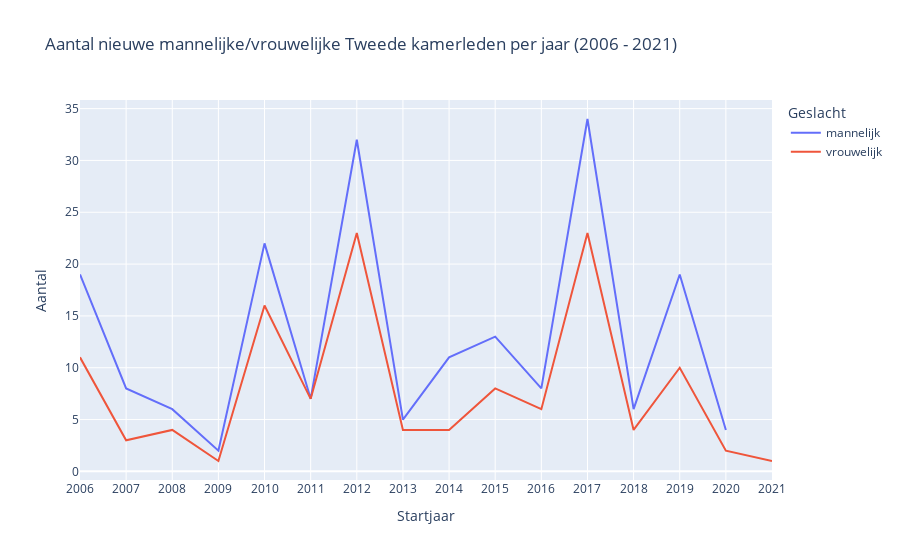

This figure's notebook cell:
### Markdown cell above
## Figuur 6

### Code cell
'''Aantal nieuwe mannelijke/vrouwelijke Tweede kamerleden per jaar'''
tab = df.groupby(['Startjaar','Geslacht'])['Lid'].count().unstack()
fig = px.line(tab, title = 'Aantal nieuwe mannelijke/vrouwelijke Tweede kamerleden per jaar (%d - 2021)'%vanaf)
fig.update_layout(yaxis_title='Aantal', xaxis=dict(tickmode='array', tickvals=tab.index))
fig.show()
tab.head()

### Figure 1 — Plotly figure (JSON) as saved in the notebook; plotly's stock layout.template omitted (floating-point values rounded to 4 significant figures)
{"data": [{"hovertemplate": "Geslacht=mannelijk<br>Startjaar=%{x}<br>value=%{y}<extra></extra>", "legendgroup": "mannelijk", "line": {"color": "#636efa", "dash": "solid"}, "mode": "lines", "name": "mannelijk", "orientation": "v", "showlegend": true, "type": "scatter", "x": [2006, 2007, 2008, 2009, 2010, 2011, 2012, 2013, 2014, 2015, 2016, 2017, 2018, 2019, 2020, 2021], "xaxis": "x", "y": [19, 8, 6, 2, 22, 7, 32, 5, 11, 13, 8, 34, 6, 19, 4, null], "yaxis": "y"}, {"hovertemplate": "Geslacht=vrouwelijk<br>Startjaar=%{x}<br>value=%{y}<extra></extra>", "legendgroup": "vrouwelijk", "line": {"color": "#EF553B", "dash": "solid"}, "mode": "lines", "name": "vrouwelijk", "orientation": "v", "showlegend": true, "type": "scatter", "x": [2006, 2007, 2008, 2009, 2010, 2011, 2012, 2013, 2014, 2015, 2016, 2017, 2018, 2019, 2020, 2021], "xaxis": "x", "y": [11, 3, 4, 1, 16, 7, 23, 4, 4, 8, 6, 23, 4, 10, 2, 1], "yaxis": "y"}], "layout": {"legend": {"title": {"text": "Geslacht"}, "tracegroupgap": 0}, "title": {"text": "Aantal nieuwe mannelijke/vrouwelijke Tweede kamerleden per jaar (2006 - 2021)"}, "xaxis": {"anchor": "y", "domain": [0, 1], "tickmode": "array", "tickvals": [2006, 2007, 2008, 2009, 2010, 2011, 2012, 2013, 2014, 2015, 2016, 2017, 2018, 2019, 2020, 2021], "title": {"text": "Startjaar"}}, "yaxis": {"anchor": "x", "domain": [0, 1], "title": {"text": "Aantal"}}}}
